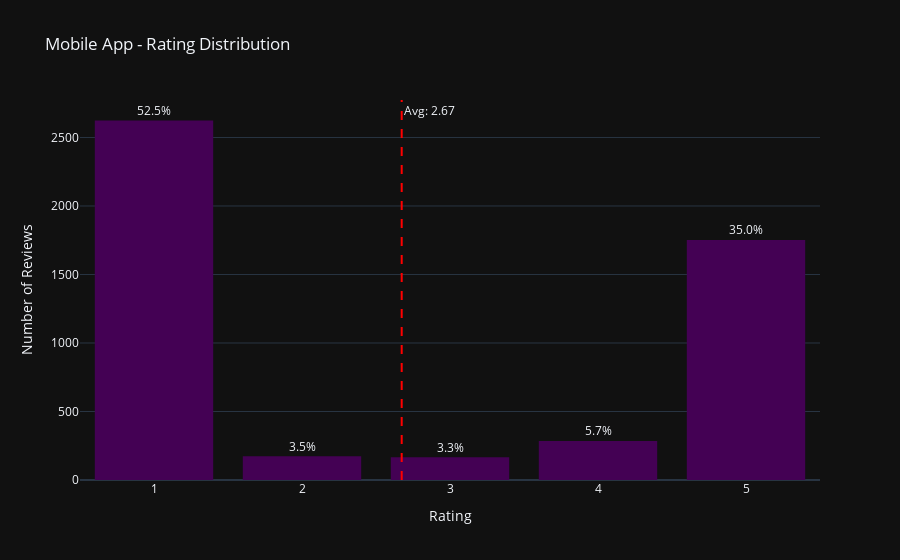

The cell this chart's notebook holds for it:
### Markdown cell above
### Rating Distribution Visualization

### Code cell
# Create rating distribution visualization
rating_viz = runner.visualizer.plot_rating_distribution(
    data=analyzed_df,
    title="Mobile App - Rating Distribution",
    use_plotly=True,
    close_fig=False
)

# Display the figure
rating_viz["figure"].show()

### Figure 1 — Plotly figure (JSON) as saved in the notebook; plotly's stock layout.template omitted (floating-point values rounded to 4 significant figures; data arrays with more than 128 entries replaced by an {"elided": "..."} marker saying what was removed)
{"data": [{"bingroup": "x", "hovertemplate": "Rating=%{x}<br>count=%{y}<extra></extra>", "legendgroup": "", "marker": {"color": "#440154", "pattern": {"shape": ""}}, "name": "", "nbinsx": 5, "orientation": "v", "showlegend": false, "type": "histogram", "x": {"elided": "5000 int values"}, "xaxis": "x", "yaxis": "y"}], "layout": {"annotations": [{"showarrow": false, "text": "Avg: 2.67", "x": 2.674, "xanchor": "left", "xref": "x", "y": 1, "yanchor": "top", "yref": "y domain"}, {"showarrow": false, "text": "52.5%", "x": 1, "y": 2624, "yshift": 10}, {"showarrow": false, "text": "3.5%", "x": 2, "y": 173, "yshift": 10}, {"showarrow": false, "text": "3.3%", "x": 3, "y": 166, "yshift": 10}, {"showarrow": false, "text": "5.7%", "x": 4, "y": 285, "yshift": 10}, {"showarrow": false, "text": "35.0%", "x": 5, "y": 1752, "yshift": 10}], "bargap": 0.2, "barmode": "relative", "legend": {"tracegroupgap": 0}, "shapes": [{"line": {"color": "red", "dash": "dash"}, "type": "line", "x0": 2.674, "x1": 2.674, "xref": "x", "y0": 0, "y1": 1, "yref": "y domain"}], "title": {"text": "Mobile App - Rating Distribution"}, "xaxis": {"anchor": "y", "domain": [0, 1], "dtick": 1, "tickmode": "linear", "title": {"text": "Rating"}}, "yaxis": {"anchor": "x", "domain": [0, 1], "title": {"text": "Number of Reviews"}}}}
